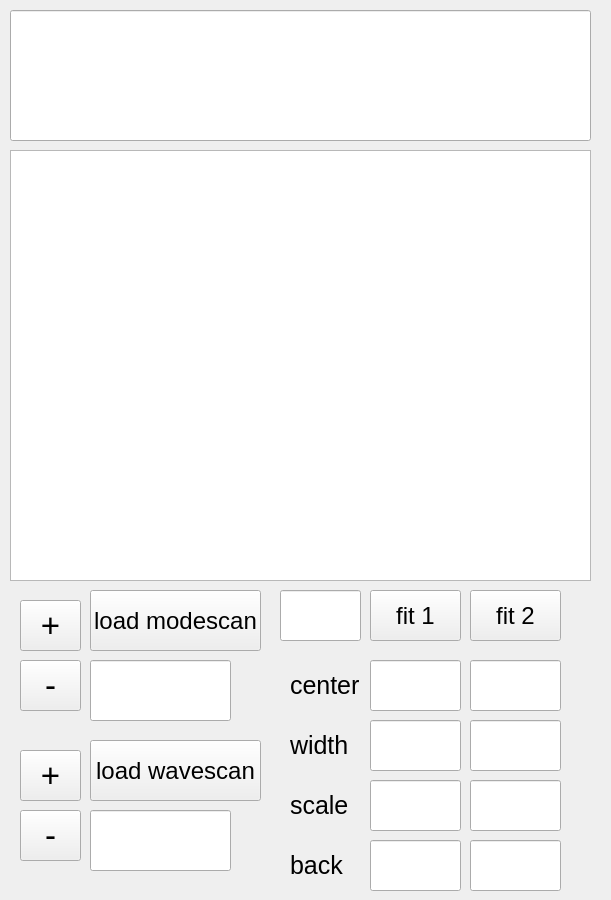
<?xml version="1.0" encoding="UTF-8"?>
<ui version="4.0">
 <class>Form</class>
 <widget class="QWidget" name="Form">
  <property name="geometry">
   <rect>
    <x>0</x>
    <y>0</y>
    <width>611</width>
    <height>900</height>
   </rect>
  </property>
  <property name="windowTitle">
   <string>Form</string>
  </property>
  <widget class="QGraphicsView" name="graphicsView_2">
   <property name="geometry">
    <rect>
     <x>10</x>
     <y>150</y>
     <width>581</width>
     <height>431</height>
    </rect>
   </property>
  </widget>
  <widget class="QPushButton" name="load_wave">
   <property name="geometry">
    <rect>
     <x>90</x>
     <y>740</y>
     <width>171</width>
     <height>61</height>
    </rect>
   </property>
   <property name="font">
    <font>
     <pointsize>18</pointsize>
    </font>
   </property>
   <property name="text">
    <string>load wavescan</string>
   </property>
  </widget>
  <widget class="QPushButton" name="load_mode">
   <property name="geometry">
    <rect>
     <x>90</x>
     <y>590</y>
     <width>171</width>
     <height>61</height>
    </rect>
   </property>
   <property name="font">
    <font>
     <pointsize>18</pointsize>
    </font>
   </property>
   <property name="text">
    <string>load modescan</string>
   </property>
  </widget>
  <widget class="QPushButton" name="fit1">
   <property name="geometry">
    <rect>
     <x>370</x>
     <y>590</y>
     <width>91</width>
     <height>51</height>
    </rect>
   </property>
   <property name="font">
    <font>
     <pointsize>18</pointsize>
    </font>
   </property>
   <property name="text">
    <string>fit 1</string>
   </property>
  </widget>
  <widget class="QLineEdit" name="fit1_1">
   <property name="geometry">
    <rect>
     <x>370</x>
     <y>660</y>
     <width>91</width>
     <height>51</height>
    </rect>
   </property>
   <property name="font">
    <font>
     <pointsize>16</pointsize>
    </font>
   </property>
  </widget>
  <widget class="QLineEdit" name="fit_i">
   <property name="geometry">
    <rect>
     <x>280</x>
     <y>590</y>
     <width>81</width>
     <height>51</height>
    </rect>
   </property>
   <property name="font">
    <font>
     <pointsize>16</pointsize>
    </font>
   </property>
  </widget>
  <widget class="QLineEdit" name="fit1_2">
   <property name="geometry">
    <rect>
     <x>370</x>
     <y>720</y>
     <width>91</width>
     <height>51</height>
    </rect>
   </property>
   <property name="font">
    <font>
     <pointsize>16</pointsize>
    </font>
   </property>
  </widget>
  <widget class="QLineEdit" name="lineEdit_6">
   <property name="geometry">
    <rect>
     <x>370</x>
     <y>840</y>
     <width>91</width>
     <height>51</height>
    </rect>
   </property>
   <property name="font">
    <font>
     <pointsize>16</pointsize>
    </font>
   </property>
  </widget>
  <widget class="QLineEdit" name="fit1_3">
   <property name="geometry">
    <rect>
     <x>370</x>
     <y>780</y>
     <width>91</width>
     <height>51</height>
    </rect>
   </property>
  </widget>
  <widget class="QLabel" name="label_7">
   <property name="geometry">
    <rect>
     <x>290</x>
     <y>660</y>
     <width>121</width>
     <height>51</height>
    </rect>
   </property>
   <property name="font">
    <font>
     <pointsize>19</pointsize>
    </font>
   </property>
   <property name="text">
    <string>center</string>
   </property>
  </widget>
  <widget class="QLabel" name="label_8">
   <property name="geometry">
    <rect>
     <x>290</x>
     <y>720</y>
     <width>121</width>
     <height>51</height>
    </rect>
   </property>
   <property name="font">
    <font>
     <pointsize>19</pointsize>
    </font>
   </property>
   <property name="text">
    <string>width</string>
   </property>
  </widget>
  <widget class="QLabel" name="label_9">
   <property name="geometry">
    <rect>
     <x>290</x>
     <y>780</y>
     <width>121</width>
     <height>51</height>
    </rect>
   </property>
   <property name="font">
    <font>
     <pointsize>19</pointsize>
    </font>
   </property>
   <property name="text">
    <string>scale</string>
   </property>
  </widget>
  <widget class="QLabel" name="fit1_4">
   <property name="geometry">
    <rect>
     <x>290</x>
     <y>840</y>
     <width>121</width>
     <height>51</height>
    </rect>
   </property>
   <property name="font">
    <font>
     <pointsize>19</pointsize>
    </font>
   </property>
   <property name="text">
    <string>back</string>
   </property>
  </widget>
  <widget class="QLineEdit" name="fit2_4">
   <property name="geometry">
    <rect>
     <x>470</x>
     <y>840</y>
     <width>91</width>
     <height>51</height>
    </rect>
   </property>
   <property name="font">
    <font>
     <pointsize>16</pointsize>
    </font>
   </property>
  </widget>
  <widget class="QLineEdit" name="fit2_2">
   <property name="geometry">
    <rect>
     <x>470</x>
     <y>720</y>
     <width>91</width>
     <height>51</height>
    </rect>
   </property>
   <property name="font">
    <font>
     <pointsize>16</pointsize>
    </font>
   </property>
  </widget>
  <widget class="QLineEdit" name="fit2_1">
   <property name="geometry">
    <rect>
     <x>470</x>
     <y>660</y>
     <width>91</width>
     <height>51</height>
    </rect>
   </property>
   <property name="font">
    <font>
     <pointsize>16</pointsize>
    </font>
   </property>
  </widget>
  <widget class="QLineEdit" name="fit2_3">
   <property name="geometry">
    <rect>
     <x>470</x>
     <y>780</y>
     <width>91</width>
     <height>51</height>
    </rect>
   </property>
   <property name="font">
    <font>
     <pointsize>16</pointsize>
    </font>
   </property>
  </widget>
  <widget class="QPushButton" name="fit2">
   <property name="geometry">
    <rect>
     <x>470</x>
     <y>590</y>
     <width>91</width>
     <height>51</height>
    </rect>
   </property>
   <property name="font">
    <font>
     <pointsize>18</pointsize>
    </font>
   </property>
   <property name="text">
    <string>fit 2</string>
   </property>
  </widget>
  <widget class="QLineEdit" name="fit_i_2">
   <property name="geometry">
    <rect>
     <x>10</x>
     <y>10</y>
     <width>581</width>
     <height>131</height>
    </rect>
   </property>
   <property name="font">
    <font>
     <pointsize>16</pointsize>
    </font>
   </property>
  </widget>
  <widget class="QLineEdit" name="wavescan">
   <property name="geometry">
    <rect>
     <x>90</x>
     <y>810</y>
     <width>141</width>
     <height>61</height>
    </rect>
   </property>
   <property name="font">
    <font>
     <pointsize>18</pointsize>
    </font>
   </property>
  </widget>
  <widget class="QLineEdit" name="modescan">
   <property name="geometry">
    <rect>
     <x>90</x>
     <y>660</y>
     <width>141</width>
     <height>61</height>
    </rect>
   </property>
   <property name="font">
    <font>
     <pointsize>18</pointsize>
    </font>
   </property>
  </widget>
  <widget class="QPushButton" name="modeup">
   <property name="geometry">
    <rect>
     <x>20</x>
     <y>600</y>
     <width>61</width>
     <height>51</height>
    </rect>
   </property>
   <property name="font">
    <font>
     <pointsize>25</pointsize>
    </font>
   </property>
   <property name="text">
    <string>+</string>
   </property>
  </widget>
  <widget class="QPushButton" name="modedown">
   <property name="geometry">
    <rect>
     <x>20</x>
     <y>660</y>
     <width>61</width>
     <height>51</height>
    </rect>
   </property>
   <property name="font">
    <font>
     <pointsize>25</pointsize>
    </font>
   </property>
   <property name="text">
    <string>-</string>
   </property>
  </widget>
  <widget class="QPushButton" name="waveup">
   <property name="geometry">
    <rect>
     <x>20</x>
     <y>750</y>
     <width>61</width>
     <height>51</height>
    </rect>
   </property>
   <property name="font">
    <font>
     <pointsize>25</pointsize>
    </font>
   </property>
   <property name="text">
    <string>+</string>
   </property>
  </widget>
  <widget class="QPushButton" name="wavedown">
   <property name="geometry">
    <rect>
     <x>20</x>
     <y>810</y>
     <width>61</width>
     <height>51</height>
    </rect>
   </property>
   <property name="font">
    <font>
     <pointsize>25</pointsize>
    </font>
   </property>
   <property name="text">
    <string>-</string>
   </property>
  </widget>
 </widget>
 <resources/>
 <connections/>
</ui>
